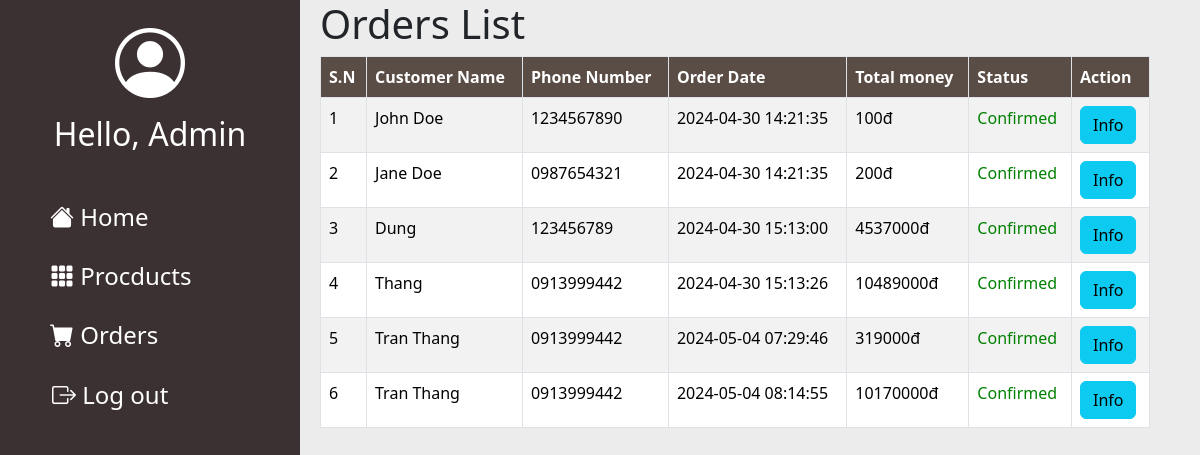
Screenshot of /AdPages/pages/orders.php (signed in) with the database file from the repository.
### tables this page shows
CREATE TABLE `orders` (
  `id` int NOT NULL,
  `user_id` int NOT NULL,
  `full_name` varchar(50) NOT NULL,
  `email` varchar(50) NOT NULL,
  `phone_number` varchar(10) NOT NULL,
  `address` varchar(50) NOT NULL,
  `note` text,
  `order_date` datetime NOT NULL,
  `status` varchar(50) NOT NULL,
  `total_money` int NOT NULL
);

### AdPages/pages/orders.php (the view, shortened to what this page needs)
<?php
    include "../components/db.php";
?>
<!DOCTYPE html>
<html lang="en">
    <head>
        <link href="https://cdn.jsdelivr.net/npm/bootstrap@5.3.3/dist/css/bootstrap.min.css" rel="stylesheet">
        <link rel="stylesheet" href="https://cdn.jsdelivr.net/npm/bootstrap-icons@1.11.3/font/bootstrap-icons.min.css">
        <link rel="stylesheet" href="../style/admin.css">
    </head>
    <body>
        <div class="main-container">
            <?php include "../components/leftMain.php" ?>
            <div class="right-main">
            <div style="margin-right: 50px;">
                <h1>Orders List </h1>
                <table class="table table-striped table-bordered">
                    <thead>
                        <tr>
                        <th scope="col">S.N</th>
                        <th scope="col">Customer Name</th>
                        <th scope="col">Phone Number</th>
                        <th scope="col">Order Date</th>
                        <th scope="col">Total money</th>
                        <th scope="col">Status</th>
                        <th scope="col">Action</th>
                        </tr>
                    </thead>
                    <tbody>
                    <?php
                        $query = "SELECT * FROM orders";
                        $result = mysqli_query($link, $query);
                        $no = 0;
                        while (mysqli_num_rows($result) > 0 && $row = mysqli_fetch_assoc($result)){
                            $no++;
                            echo '
                                <tr>
                                    <td>'.$no.'</td>
                                    <td>'.$row['full_name'].'</td>
                                    <td>'.$row['phone_number'].'</td>
                                    <td>'.$row['order_date'].'</td>
                                    <td>'.$row['total_money'].'đ</td>
                            ';
                            if ($row['status'] == 'Confirmed'){
                                echo' <td style="color: green">'.$row['status'].'</td> ';
                            }
                            else{
                                echo' <td style="color: blue">'.$row['status'].'</td> ';
                            }
                            echo '
                                    <td>
                                        <a type="button" class="btn btn-info"  href="detail.php?id='.$row['id'].'">Info</button>
                                    </td>
                                </tr>
                            ';
                        }
                    ?>
                    </tbody>
                </table>
            </div>
            </div>
        </div>
    </body>
</html>

### AdPages/components/leftMain.php (shortened to what this page needs)
<div class="left-main">
    <i class="bi bi-person-circle" style="font-size: 70px;"></i>
    <h2>Hello, Admin</h2>
    <form method="post">
    <div class="feat-list">
        <a type="button" href="./main.php">
            <i class="bi bi-house-fill h4"><span class="icon-text"> Home </span></i>
        </a>
        <a type="button" href="./products.php">
            <i class="bi bi-grid-3x3-gap-fill h4"><span class="icon-text"> Procducts </span></i>
        </a>
        <a type="button" href="./orders.php">
            <i class="bi bi-cart-fill h4"><span class="icon-text"> Orders </span></i>
        </a>
        <button type="submit" name="submitLogout">
            <i class="bi bi-box-arrow-right h4"><span class="icon-text"> Log out </span></i>
        </button>
    </div>
    </form>
</div>

### AdPages/style/admin.css (style rules this page uses)
* { margin: 0 }
.main-container { display: grid; grid-template-columns: 300px 1fr; background-color: #ECECEC; }
.left-main { grid-column: 1 / 2; height: 100vh; background-color: #3C3132; text-align: center; padding-top: 10px; }
.left-main * { color: white; }
.right-main { grid-column: 2 / 3; padding-left: 20px; height: 100vh; overflow: auto; }
.feat-list { margin-top: 50px; }
.feat-list > * { display: block; margin-bottom: 30px; background-color: transparent; background-repeat: no-repeat; border: none; }
.feat-list a { text-decoration: none; text-align: start; margin-left: 50px; }
.feat-list button { margin-left: 46px; }
.icon-text { font-size:x-large; font-style: normal; }
.right-main th { background-color: #5A4D45; color: white; }

### rows the page displays
orders: full_name "John Doe", phone_number "1234567890", order_date "2024-04-30 14:21:35", total_money "100", status "Confirmed"
orders: full_name "Jane Doe", phone_number "0987654321", order_date "2024-04-30 14:21:35", total_money "200", status "Confirmed"
orders: full_name "Dung", phone_number "123456789", order_date "2024-04-30 15:13:00", total_money "4537000", status "Confirmed"
orders: full_name "Thang", phone_number "0913999442", order_date "2024-04-30 15:13:26", total_money "10489000", status "Confirmed"
orders: full_name "Tran Thang", phone_number "0913999442", order_date "2024-05-04 07:29:46", total_money "319000", status "Confirmed"
orders: full_name "Tran Thang", phone_number "0913999442", order_date "2024-05-04 08:14:55", total_money "10170000", status "Confirmed"
